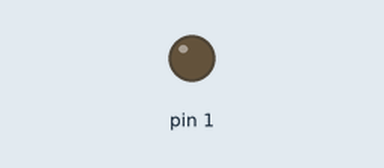
This sketch was run on a simulated Arduino Uno, built with avr-gcc and run on an emulated ATmega328P. On the bench: output pins drawn as LEDs (lit = HIGH).

Above: at 0.65 s.
At 6.1 s:
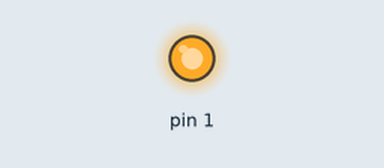
Timing chart, 0 to 6.6 s (numbered marks = the images above):
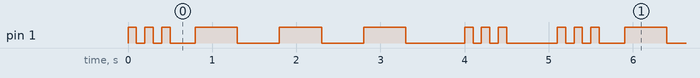

Measured:
- by itself, pin 1: repeats every 5.1 s: 2 × (LOW 0.10 s, HIGH 0.10 s), LOW 0.30 s, 2 × (HIGH 0.50 s, LOW 0.50 s), HIGH 0.50 s, LOW 0.70 s, 2 × (HIGH 0.10 s, LOW 0.10 s), HIGH 0.10 s, LOW 0.60 s, HIGH 0.10 s
- by itself, everything shown: repeats every 5.1 s, in 18 steps

The sketch:

led-SOS.ino
```cpp
#include <Arduino.h>

void setup()
{
	pinMode(1, OUTPUT);
}

void loop()
{
	for (int i = 0; i < 3; i++)
	{
		digitalWrite(1, HIGH);
		delay(100);
		digitalWrite(1, LOW);
		delay(100);
	}
	delay(200);
	for (int j = 0; j < 3; j++)
	{
		digitalWrite(1, HIGH);
		delay(500);
		digitalWrite(1, LOW);
		delay(500);
	}
	delay(200);
	for (int k = 0; k < 3; k++)
	{
		digitalWrite(1, HIGH);
		delay(100);
		digitalWrite(1, LOW);
		delay(100);
	}
	delay(500);
}
```
